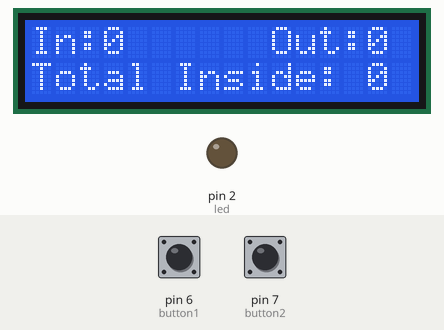
Bench run of a sketch on a simulated Arduino Uno, built with avr-gcc and run on an emulated ATmega328P. Parts: 16×2 character LCD, output pins drawn as LEDs (lit = HIGH). Inputs (shaded band) come from the test bench; at power-on: pin 6 (button1) LOW, pin 7 (button2) LOW.

Above: at 1.2 s.
1.3 s: pin 6 (button1) pulled HIGH for 0.15 s
At 2.0 s:
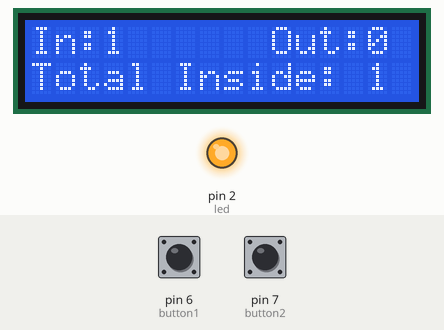
2.9 s: pin 7 (button2) pulled HIGH for 0.15 s
At 3.3 s:
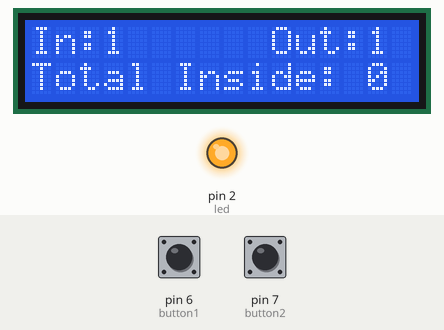
4.5 s: pin 6 (button1) pulled HIGH for 1 s
At 5.7 s:
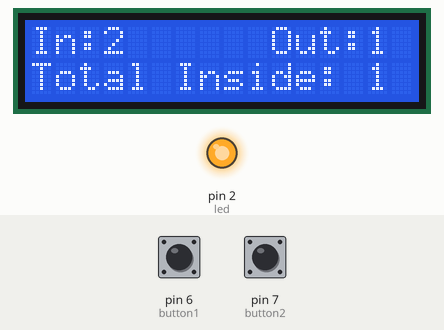
7.0 s: pin 7 (button2) pulled HIGH for 1 s
At 7.6 s:
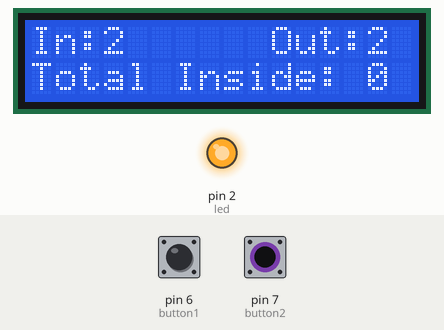
Timing chart, 0 to 10.0 s (numbered marks = the images above; inputs shaded):
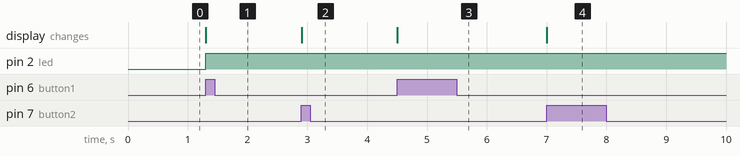

Measured:
- after the input at 1.3 s, pin 2 (led): LOW → HIGH at once; the display: changes at once (image 1)
- after the input at 2.9 s, the display: changes at once (image 2)
- after the input at 4.5 s, the display: changes at once (image 3)
- after the input at 7.0 s, the display: changes at once (image 4)

The sketch:

bidirectional_visitor_counter.ino
```cpp
#include <Bounce.h>

#include <LiquidCrystal.h>

LiquidCrystal lcd(13, 12, 11, 10, 9, 8);


int led = 2;
int in = 0;
int out = 0;
int total =0;

Bounce button1 = Bounce (6,1);
Bounce button2 = Bounce (7,1);


void setup() {
  pinMode(6, INPUT);
  pinMode(7, INPUT);
  pinMode(led, OUTPUT);
  lcd.begin(16,2);
  lcd.clear();
  lcd.print("In: ");
  lcd.setCursor(10,0);
  lcd.print("Out: ");
  lcd.setCursor(0,1);
  lcd.print("Total Inside: ");


}

void loop() {
  if(button1.update()){
    if(button1.risingEdge()){
    in++;
    digitalWrite(2, HIGH);
    }
  }

    if(button2.update()){
      if(button2.risingEdge()){
        out++;
    }
  }

  total = in-out;

  lcd.setCursor(3,0);
  lcd.print(in);

  lcd.setCursor(14,0);
  lcd.print(out);

  lcd.setCursor(14,1);
  lcd.print(total);

}
```
